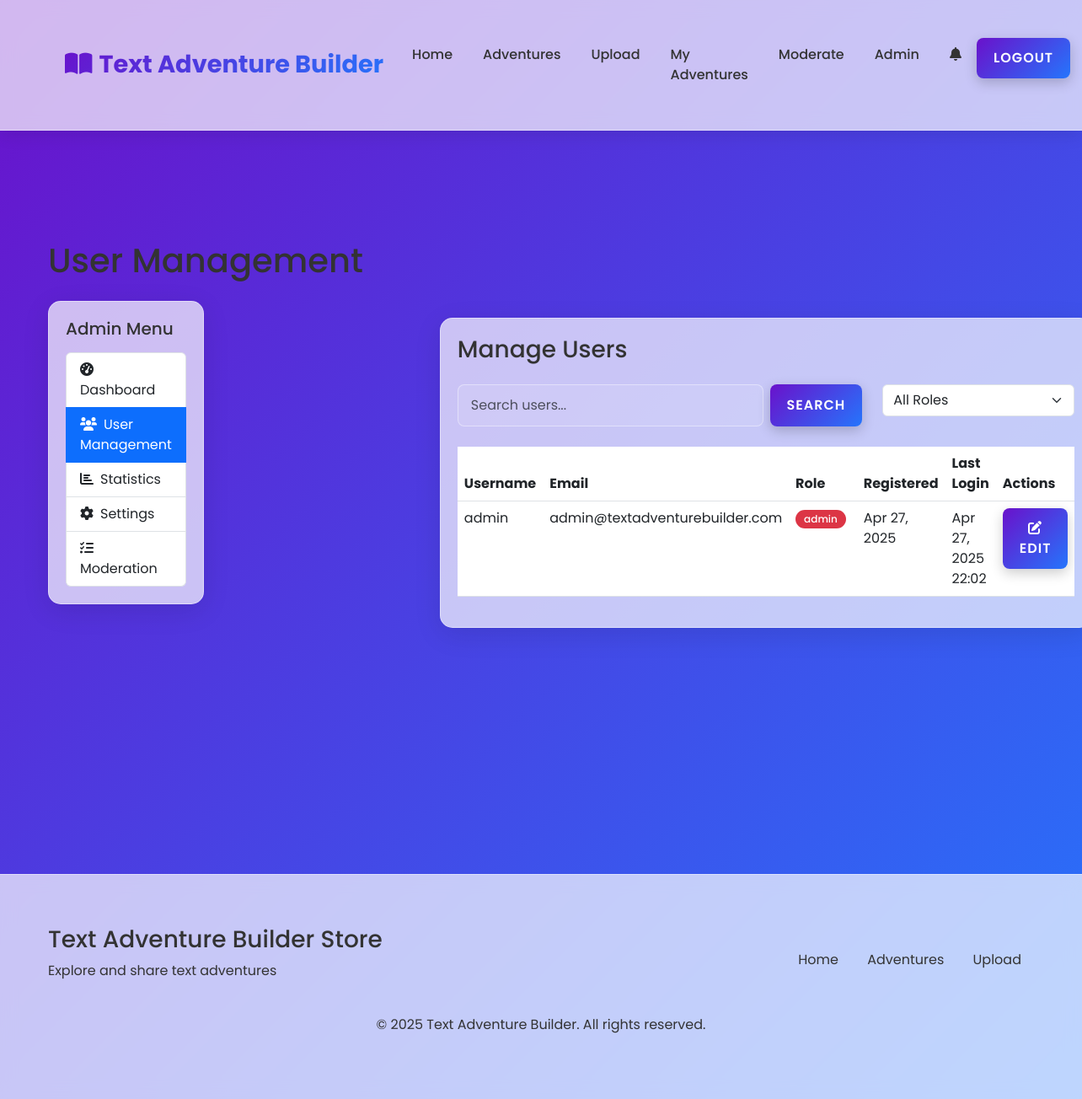
/admin/users (signed in), run on an earlier commit of the app's database.
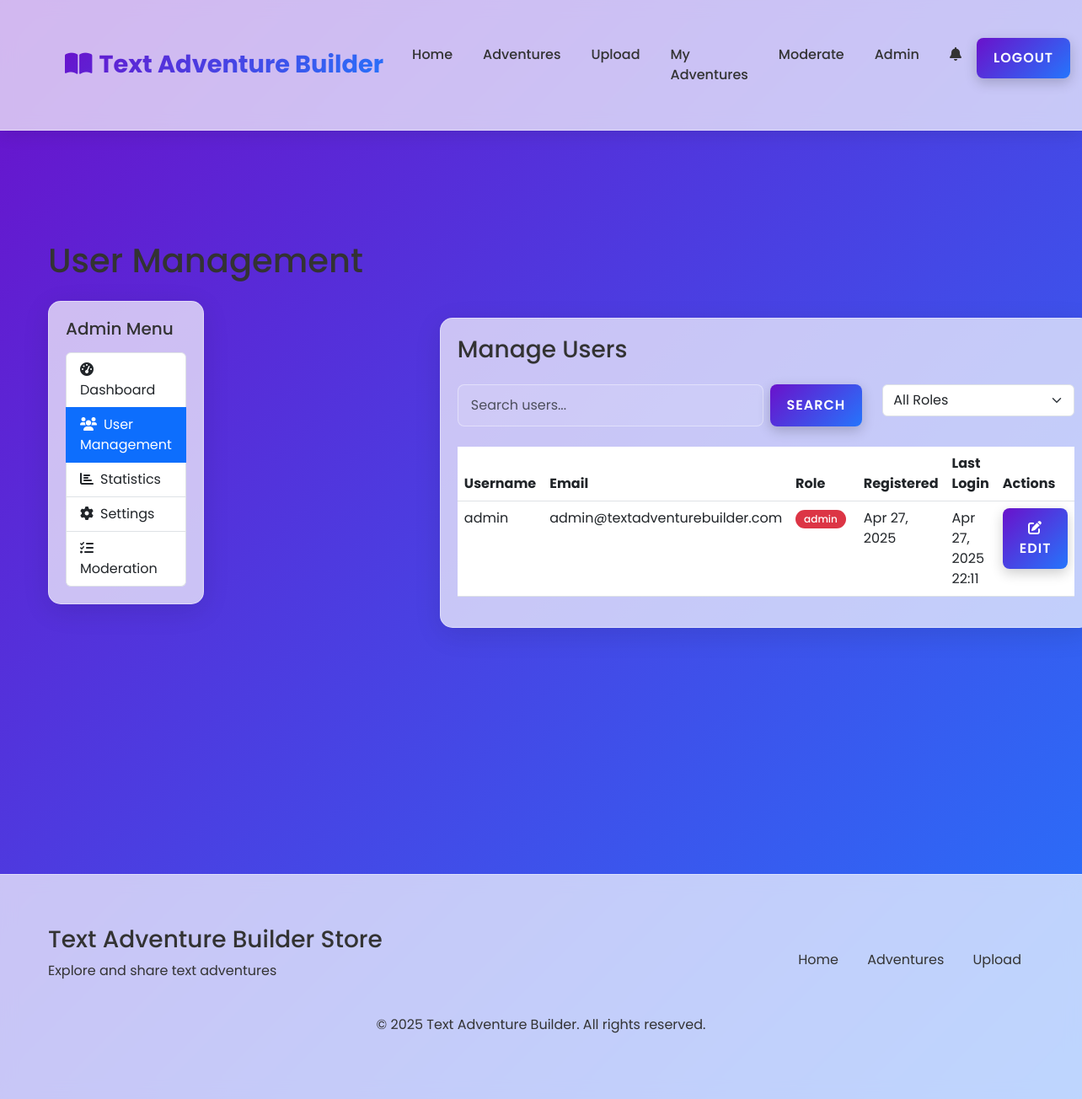
And on a later commit of the database.
### tables this page shows
CREATE TABLE users (
    id INTEGER PRIMARY KEY AUTOINCREMENT,
    username TEXT UNIQUE NOT NULL,
    email TEXT UNIQUE NOT NULL,
    password TEXT NOT NULL,
    role TEXT NOT NULL,
    created_at TIMESTAMP DEFAULT CURRENT_TIMESTAMP,
    last_login TIMESTAMP
);

### app.py (the view)
@app.route('/admin/users')
@admin_required
def admin_users():
    conn = get_db_connection()
    users = conn.execute('''
        SELECT id, username, email, role, created_at, last_login
        FROM users
        ORDER BY created_at DESC
    ''').fetchall()
    processed_users = []
    for user_row in users:
        user_dict = dict(user_row) # Convert Row object to dictionary
        try:
            user_dict['created_at'] = datetime.datetime.strptime(user_dict['created_at'], '%Y-%m-%d %H:%M:%S')
            if user_dict['last_login']:
                user_dict['last_login'] = datetime.datetime.strptime(user_dict['last_login'], '%Y-%m-%d %H:%M:%S.%f') # Handle potential microseconds from user login update
        except (ValueError, TypeError) as e:
            app.logger.error(f"Error parsing timestamp for user {user_dict.get('id')}: {e}")
        processed_users.append(user_dict)
    conn.close()
    return render_template('admin/users.html', users=processed_users)

### app.py (called while the page is built)
def get_db_connection():
    conn = sqlite3.connect(app.config['DATABASE'])
    conn.row_factory = sqlite3.Row
    return conn

def admin_required(f):
    @wraps(f)
    def decorated_function(*args, **kwargs):
        if 'user_id' not in session:
            flash('Please log in to access this page', 'error')
            return redirect(url_for('login', next=request.url))
        conn = get_db_connection()
        user = conn.execute('SELECT role FROM users WHERE id = ?', (session['user_id'],)).fetchone()
        conn.close()
        if user['role'] != 'admin':
            flash('You do not have permission to access this page', 'error')
            return redirect(url_for('index'))
        return f(*args, **kwargs)
    return decorated_function

def get_site_settings():
    conn = get_db_connection()
    settings = {}
    for row in conn.execute('SELECT setting_name, setting_value FROM site_settings').fetchall():
        settings[row['setting_name']] = row['setting_value']
    conn.close()
    return settings

def get_pending_moderation_count():
    if 'user_id' not in session:
        return 0
    conn = get_db_connection()
    user = conn.execute('SELECT role FROM users WHERE id = ?', (session['user_id'],)).fetchone()
    if user and user['role'] in ['admin', 'moderator']:
        count = conn.execute('SELECT COUNT(*) as count FROM adventures WHERE approved = 0').fetchone()['count']
    else:
        count = 0
    conn.close()
    return count

@app.context_processor
def inject_settings():
    settings = get_site_settings()
    pending_count = get_pending_moderation_count()
    return dict(settings=settings, pending_moderation_count=pending_count)

### templates/admin/users.html (shortened to what this page needs)
{% extends 'base.html' %}
{% block content %}
<section class="mt-4 fade-in">
    <h1 class="mb-4">User Management</h1>
    <div class="admin-container">
        <div class="admin-sidebar">
            <div class="glass-panel">
                <h5 class="mb-3">Admin Menu</h5>
                <ul class="list-group">
                    <a href="{{ url_for('admin_panel') }}" class="list-group-item list-group-item-action">
                        <i class="fas fa-tachometer-alt me-2"></i>Dashboard
                    </a>
                    <a href="{{ url_for('admin_users') }}" class="list-group-item list-group-item-action active">
                        <i class="fas fa-users me-2"></i>User Management
                    </a>
                    <a href="{{ url_for('admin_stats') }}" class="list-group-item list-group-item-action">
                        <i class="fas fa-chart-bar me-2"></i>Statistics
                    </a>
                    <a href="{{ url_for('admin_settings') }}" class="list-group-item list-group-item-action">
                        <i class="fas fa-cog me-2"></i>Settings
                    </a>
                    <a href="{{ url_for('moderate') }}" class="list-group-item list-group-item-action">
                        <i class="fas fa-tasks me-2"></i>Moderation
                    </a>
                </ul>
            </div>
        </div>
        <div class="admin-content">
            <div class="glass-panel">
                <h3 class="mb-4">Manage Users</h3>
                <div class="row mb-4">
                    <div class="col-md-8">
                        <form action="{{ url_for('admin_users') }}" method="get" class="d-flex">
                            <input type="text" name="search" class="form-control me-2" placeholder="Search users...">
                            <button type="submit" class="btn-3d">Search</button>
                        </form>
                    </div>
                    <div class="col-md-4">
                        <div class="d-flex justify-content-end">
                            <select class="form-select" id="role-filter" onchange="window.location = this.value;">
                                <option value="{{ url_for('admin_users') }}">All Roles</option>
                            </select>
                        </div>
                    </div>
                </div>
                <div class="table-responsive">
                    <table class="table">
                        <thead>
                            <tr>
                                <th>Username</th>
                                <th>Email</th>
                                <th>Role</th>
                                <th>Registered</th>
                                <th>Last Login</th>
                                <th>Actions</th>
                            </tr>
                        </thead>
                        <tbody>
                            {% for user in users %}
                                <tr>
                                    <td>{{ user.username }}</td>
                                    <td>{{ user.email }}</td>
                                    <td>
                                        <span class="badge {% if user.role == 'admin' %}bg-danger{% elif user.role == 'moderator' %}bg-warning{% else %}bg-info{% endif %}">
                                            {{ user.role }}
                                        </span>
                                    </td>
                                    <td>{{ user.created_at.strftime('%b %d, %Y') }}</td>
                                    <td>{{ user.last_login.strftime('%b %d, %Y %H:%M') if user.last_login else 'Never' }}</td>
                                    <td>
                                        <button class="btn-3d btn-sm" data-bs-toggle="modal" data-bs-target="#editUserModal{{ user.id }}">
                                            <i class="fas fa-edit"></i> Edit
                                        </button>
                                    </td>
                                </tr>
                            {% endfor %}
                        </tbody>
                    </table>
                </div>
            </div>
        </div>
    </div>
</section>
{% endblock %}

### templates/base.html (shortened to what this page needs)
<!DOCTYPE html>
<html lang="en">
<head>
    <link href="https://cdn.jsdelivr.net/npm/bootstrap@5.3.0-alpha1/dist/css/bootstrap.min.css" rel="stylesheet">
    <link href="https://cdnjs.cloudflare.com/ajax/libs/font-awesome/6.0.0/css/all.min.css" rel="stylesheet">
    <link href="{{ url_for('static', filename='css/style.css') }}" rel="stylesheet">
</head>
<body class="{% if settings.theme == 'dark' %}dark-theme{% endif %}">
    <nav class="navbar navbar-expand-lg">
        <div class="container">
            <a class="navbar-brand" href="{{ url_for('index') }}">
                <i class="fas fa-book-open me-2"></i>Text Adventure Builder
            </a>
            <div class="collapse navbar-collapse" id="navbarNav">
                <ul class="navbar-nav ms-auto">
                    <li class="nav-item">
                        <a class="nav-link" href="{{ url_for('index') }}">Home</a>
                    </li>
                    <li class="nav-item">
                        <a class="nav-link" href="{{ url_for('adventures') }}">Adventures</a>
                    </li>
                    {% if session.user_id %}
                        <li class="nav-item">
                            <a class="nav-link" href="{{ url_for('upload_adventure') }}">Upload</a>
                        </li>
                        <li class="nav-item">
                            <a class="nav-link" href="{{ url_for('my_adventures') }}">My Adventures</a>
                        </li>
                        {% if session.role in ['admin', 'moderator'] %}
                            <li class="nav-item">
                                <a class="nav-link position-relative" href="{{ url_for('moderate') }}">
                                    Moderate
                                </a>
                            </li>
                        {% endif %}
                        {% if session.role == 'admin' %}
                            <li class="nav-item">
                                <a class="nav-link" href="{{ url_for('admin_panel') }}">Admin</a>
                            </li>
                        {% endif %}
                        <li class="nav-item">
                            <a class="nav-link position-relative" href="{{ url_for('notifications') }}">
                                <i class="fas fa-bell"></i>
                            </a>
                        </li>
                        <li class="nav-item">
                            <a class="btn-3d" href="{{ url_for('logout') }}">Logout</a>
                        </li>
                    {% endif %}
                </ul>
            </div>
        </div>
    </nav>
    <div id="alert-container" class="container mt-3">
    </div>
    <main class="container">
        {% block content %}{% endblock %}
    </main>
    <footer class="footer">
        <div class="container">
            <div class="footer-content">
                <div class="footer-logo">
                    <h3>Text Adventure Builder Store</h3>
                    <p>Explore and share text adventures</p>
                </div>
                <div class="footer-links">
                    <a href="{{ url_for('index') }}">Home</a>
                    <a href="{{ url_for('adventures') }}">Adventures</a>
                    {% if session.user_id %}
                        <a href="{{ url_for('upload_adventure') }}">Upload</a>
                    {% else %}
                        <a href="{{ url_for('register') }}">Register</a>
                    {% endif %}
                </div>
            </div>
            <div class="text-center mt-4">
                <p>&copy; 2025 Text Adventure Builder. All rights reserved.</p>
            </div>
        </div>
    </footer>
</body>
</html>

### static/css/style.css (style rules this page uses)
:root { --primary-color: #6a11cb; --secondary-color: #2575fc; --text-color: #333; --text-light: #fff; --bg-color: #f5f7fa; --card-bg: rgba(255, 255, 255, 0.7); --card-border: rgba(255, 255, 255, 0.4); --card-shadow: rgba(0, 0, 0, 0.1); --success-color: #28a745; --danger-color: #dc3545; --warning-color: #ffc107; --info-color: #17a2b8; }
* { margin: 0; padding: 0; box-sizing: border-box; }
body { font-family: 'Poppins', sans-serif; background: var(--bg-color); color: var(--text-color); min-height: 100vh; background-image: linear-gradient(135deg, var(--primary-color) 0%, var(--secondary-color) 100%); background-attachment: fixed; transition: all 0.3s ease; }
.glass-panel { background: var(--card-bg); border-radius: 15px; backdrop-filter: blur(10px); border: 1px solid var(--card-border); box-shadow: 0 8px 32px 0 var(--card-shadow); padding: 20px; margin-bottom: 30px; transition: transform 0.3s ease, box-shadow 0.3s ease; }
.btn-3d { position: relative; display: inline-block; padding: 12px 20px; background: linear-gradient(135deg, var(--primary-color) 0%, var(--secondary-color) 100%); color: var(--text-light); border-radius: 8px; border: none; font-weight: 600; text-transform: uppercase; letter-spacing: 1px; cursor: pointer; box-shadow: 0 5px 15px rgba(0, 0, 0, 0.2); transition: all 0.3s ease; text-decoration: none; text-align: center; }
.navbar { background: var(--card-bg); backdrop-filter: blur(10px); border-bottom: 1px solid var(--card-border); box-shadow: 0 4px 20px 0 var(--card-shadow); padding: 15px 0; position: sticky; top: 0; z-index: 1000; }
.navbar-brand { font-size: 1.8rem; font-weight: 700; background: linear-gradient(135deg, var(--primary-color) 0%, var(--secondary-color) 100%); -webkit-background-clip: text; -webkit-text-fill-color: transparent; margin-left: 20px; }
.navbar-nav { margin-right: 20px; }
.nav-link { color: var(--text-color); font-weight: 500; margin: 0 10px; position: relative; transition: all 0.3s ease; }
.nav-link::after { content: ''; position: absolute; width: 0; height: 2px; bottom: -5px; left: 0; background: linear-gradient(135deg, var(--primary-color) 0%, var(--secondary-color) 100%); transition: width 0.3s ease; }
.container { max-width: 1200px; margin: 0 auto; padding: 30px 15px; }
.form-control { background: rgba(255, 255, 255, 0.1); border: 1px solid var(--card-border); border-radius: 8px; padding: 12px 15px; color: var(--text-color); transition: all 0.3s ease; }
.badge { padding: 5px 10px; border-radius: 20px; font-weight: 500; margin-right: 5px; margin-bottom: 5px; display: inline-block; }
.footer { background: var(--card-bg); backdrop-filter: blur(10px); border-top: 1px solid var(--card-border); padding: 30px 0; margin-top: 50px; }
.footer-content { display: flex; justify-content: space-between; align-items: center; flex-wrap: wrap; }
.footer-links a { margin: 0 15px; color: var(--text-color); text-decoration: none; transition: color 0.3s ease; }
.admin-content { margin-left: 250px; padding: 20px; transition: all 0.3s ease; }
.fade-in { animation: fadeIn 0.5s ease forwards; }

### templates/admin/users.html (style rules this page uses)
.admin-container { display: flex; }
.admin-sidebar { width: 250px; min-height: calc(100vh - 200px); }
.admin-content { flex: 1; padding-left: 30px; }

What changed in the data, as far as the page shows it:
changed users "admin": last_login "Apr 27, 2025 22:02" → "Apr 27, 2025 22:11"
